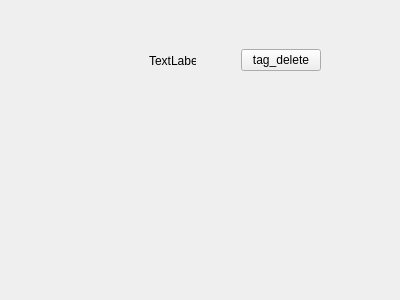
<?xml version="1.0" encoding="UTF-8"?>
<ui version="4.0">
 <class>Form</class>
 <widget class="QWidget" name="Form">
  <property name="geometry">
   <rect>
    <x>0</x>
    <y>0</y>
    <width>400</width>
    <height>300</height>
   </rect>
  </property>
  <property name="windowTitle">
   <string>Form</string>
  </property>
  <widget class="QWidget" name="horizontalLayoutWidget">
   <property name="geometry">
    <rect>
     <x>110</x>
     <y>40</y>
     <width>211</width>
     <height>41</height>
    </rect>
   </property>
   <layout class="QHBoxLayout" name="horizontalLayout" stretch="4,1">
    <item alignment="Qt::AlignHCenter">
     <widget class="QLabel" name="lbl_tag_name">
      <property name="maximumSize">
       <size>
        <width>47</width>
        <height>16777215</height>
       </size>
      </property>
      <property name="text">
       <string>TextLabel</string>
      </property>
     </widget>
    </item>
    <item alignment="Qt::AlignRight">
     <widget class="QPushButton" name="btn_delete_tag">
      <property name="text">
       <string>tag_delete</string>
      </property>
     </widget>
    </item>
   </layout>
  </widget>
 </widget>
 <resources/>
 <connections/>
</ui>
